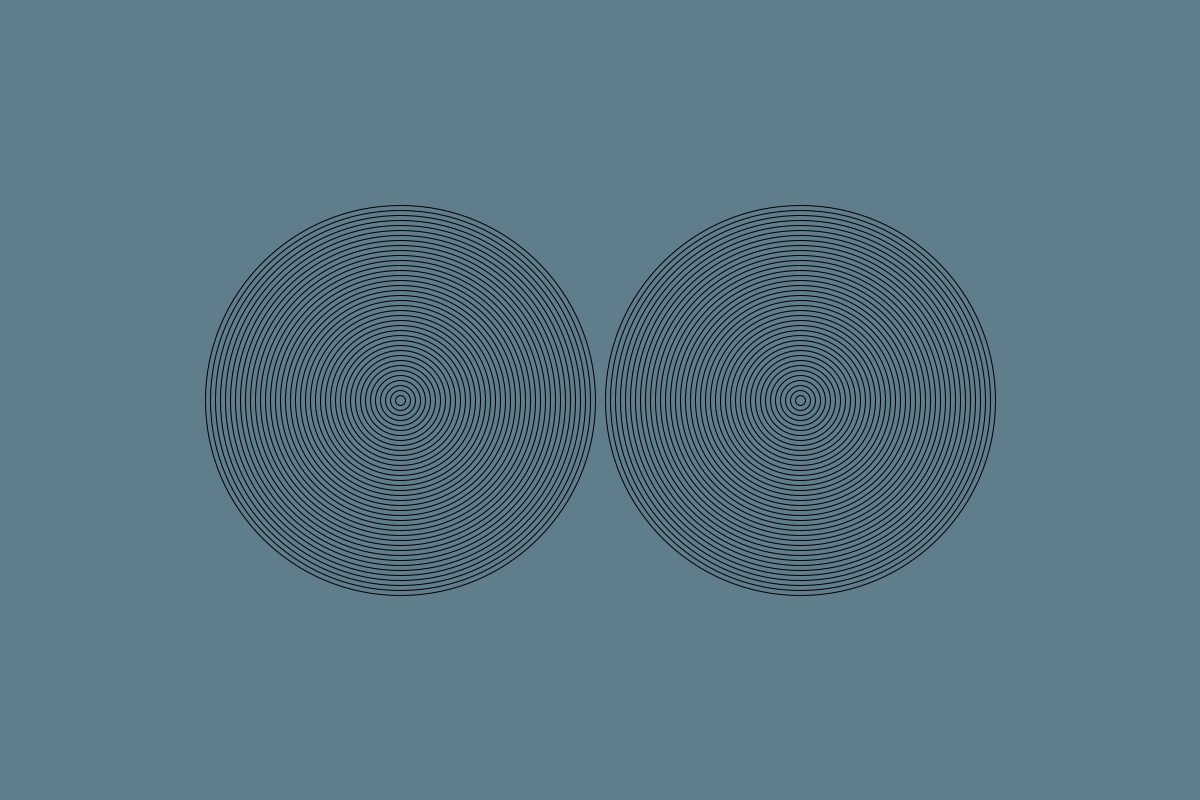
Frame 1 (no input)
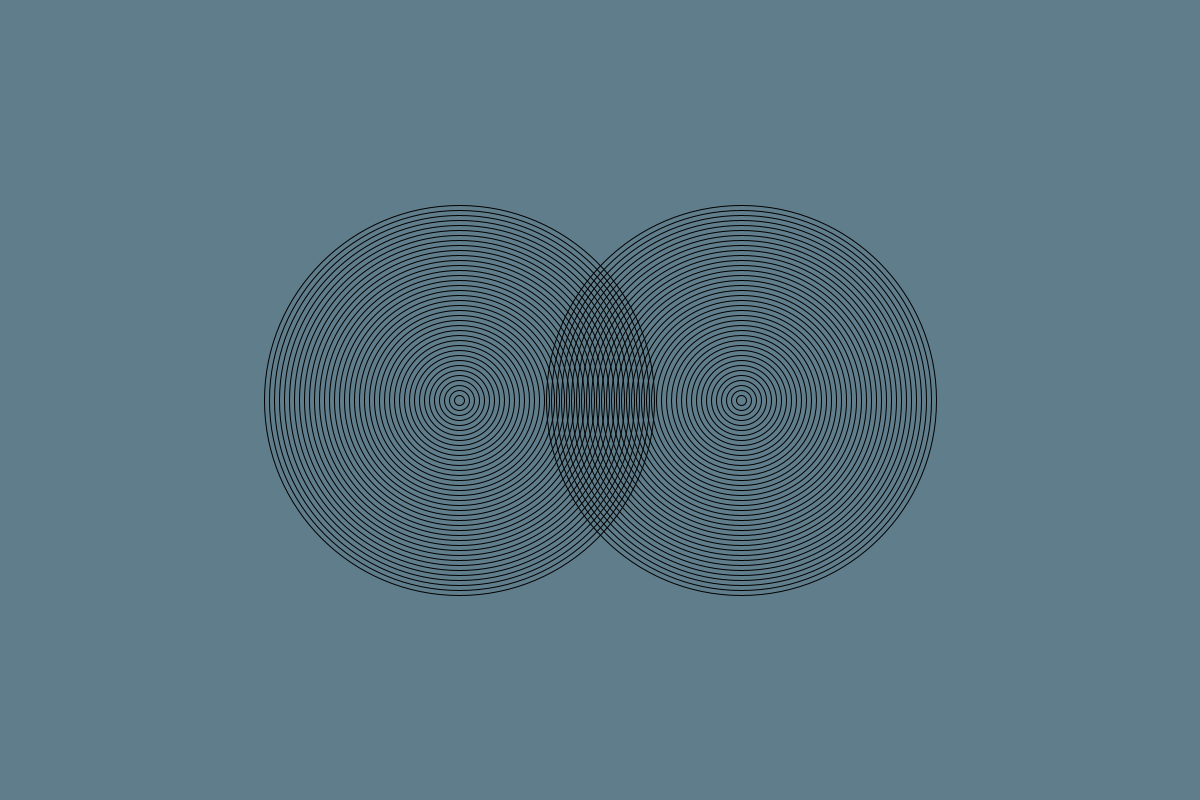
Frame 60 (the mouse pressed at the canvas centre just before this capture)
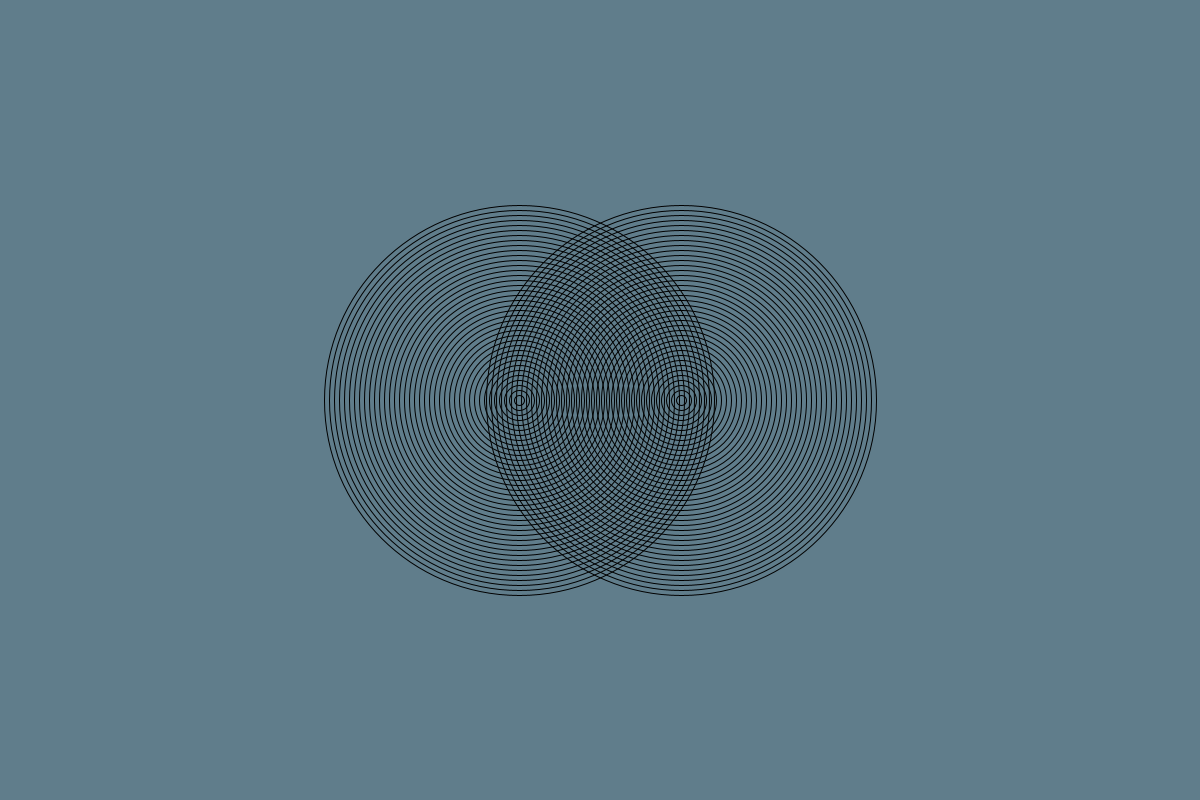
Frame 120 (the mouse held since frame 60 and released just before this capture)

The Processing sketch that drew these frames (run headless with seeded random() and noise(); from frame 60 on, the mouse is pressed at the canvas centre):

// Processing sketch: amazing_rings
// ── amazing_rings.pde
 int a = 1;
  int b = 1;
 int c = 800;
 int d = 400;
void setup() {
  size(1200, 800);
  noFill();
 
}

void draw() {
  System.out.println("Loop1");
  
     
  background(#607D8B);
for (int i = 0; i < 40; i++) {
    //Circle 1
  // if (a % 2 == 0) {
  //   fill (255, 0, 0);
    
  //}
  //else {
  // fill (0);
  //}
  //Use an if statement and modulo to alternate the color of your rings.
   ellipse (d,400,i * 10,i * 10);
  
 
  }
  for (int i = 0; i < 40; i++) {
    //Circle 2
  // if (a % 2 == 0) {
  //   fill (255, 0, 0);
    
  //}
  //else {
  // fill (0);
  //}
  //Use an if statement and modulo to alternate the color of your rings.
   ellipse (c,400,i * 10,i * 10);
  
 
  }
  
  d += a;
  c -= b;
    if(d > width){
      a = -a;
    }
    else if (d < 0) {
      a = -a;
    }
    if(c > width){
      b = -b;
    }
    else if (c < 0) {
      b = -b;
    }
}
